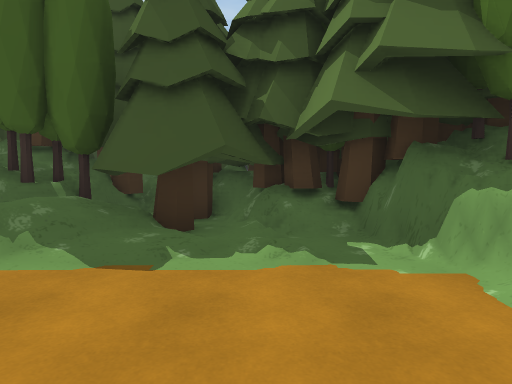
View 1 (above)

24 first-person views from a walk through a Unity game level. The camera is 1.5 m above the floor, tilts 4° down and sees 75° across. The floor is counted in squares, 2 m on a side. Each view is taken from the middle of a square. On the plan, view 1 faces up. The plan holds only what a view shows up to about 11 squares ahead; the rest is blank. The place goes on beyond the plan. Some animated figures are not drawn. Some surface patterns are stand-ins.

View 2
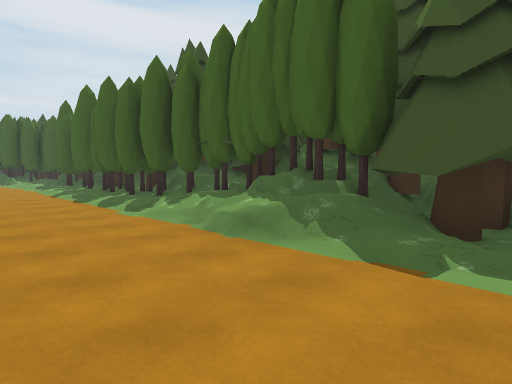

View 3
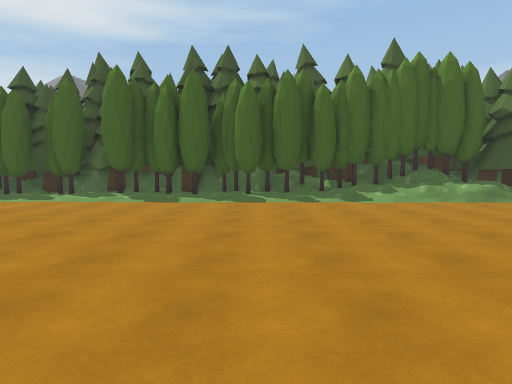

View 4
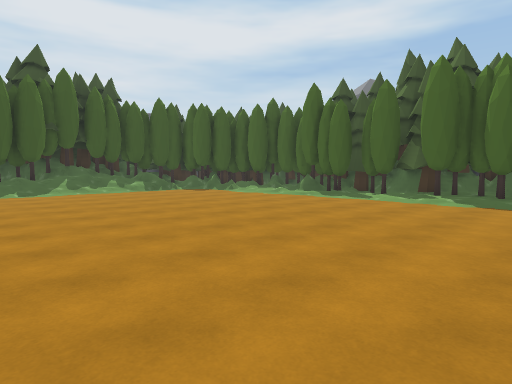

View 5
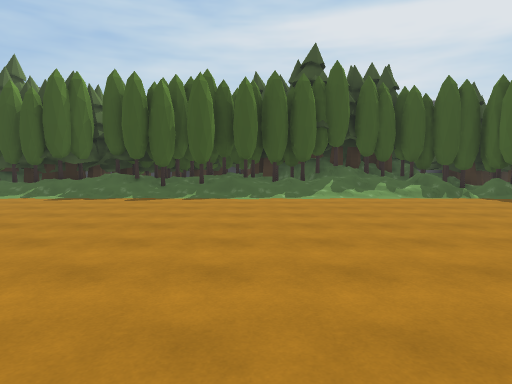

View 6
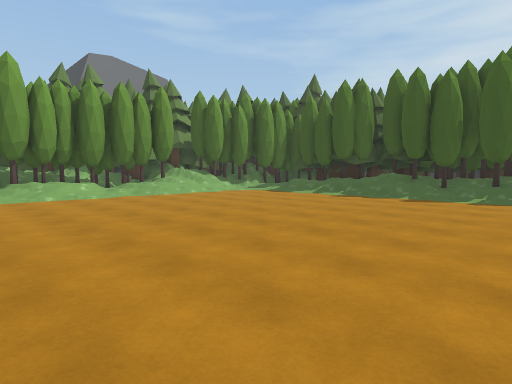

View 7
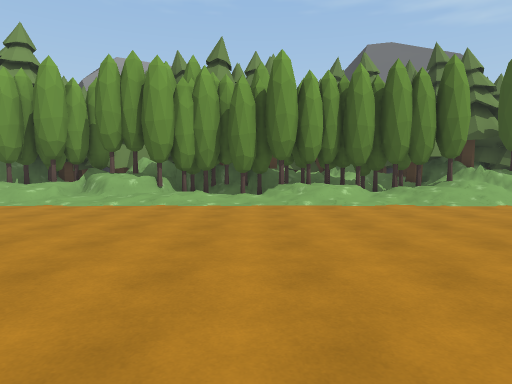

View 8
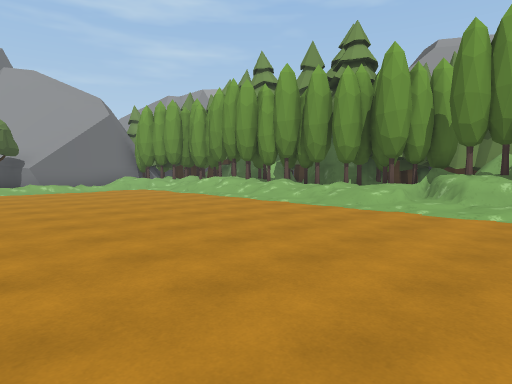

View 9
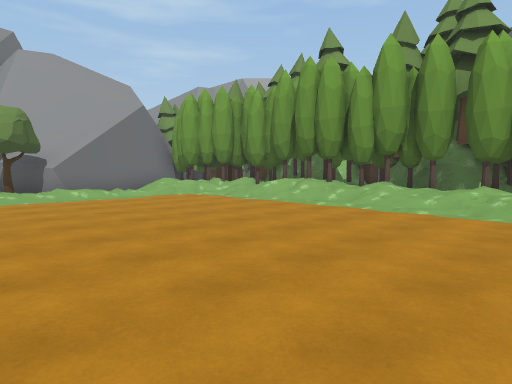

View 10
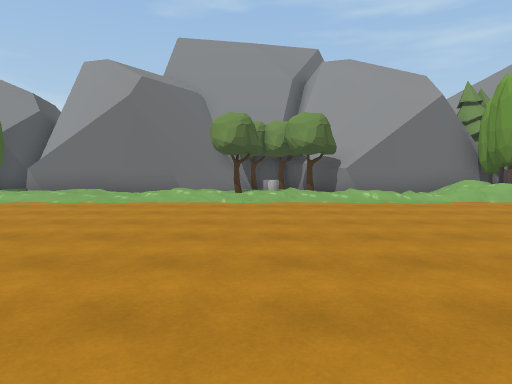

View 11
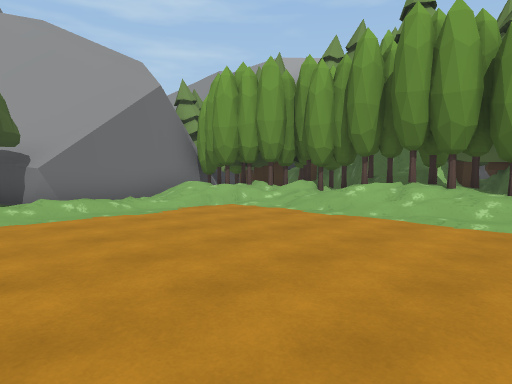

View 12
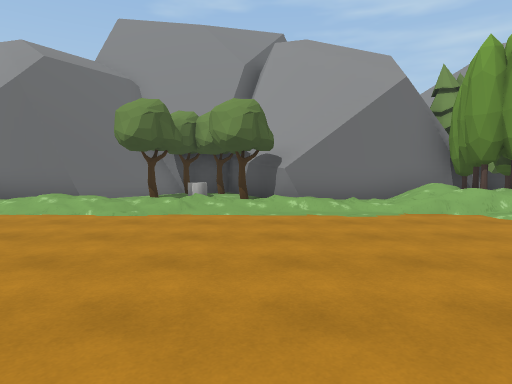

View 13
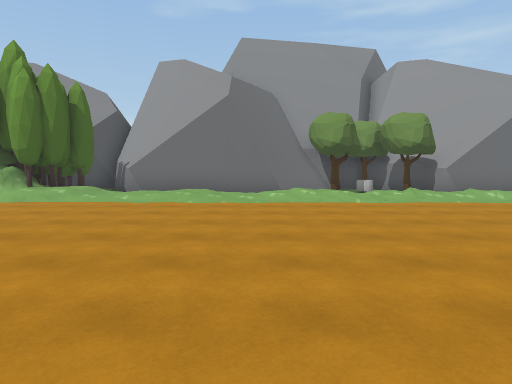

View 14
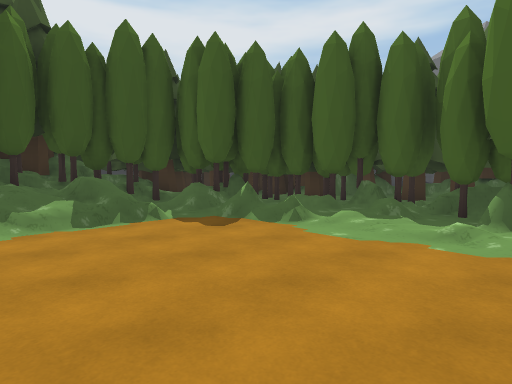

View 15
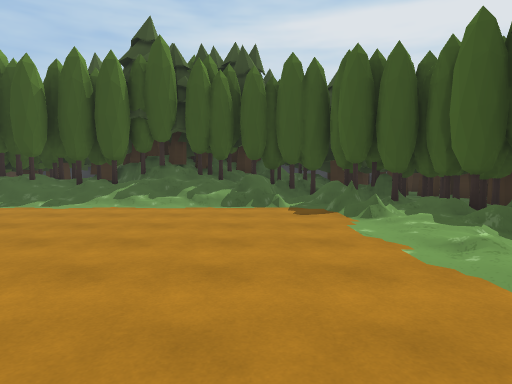

View 16
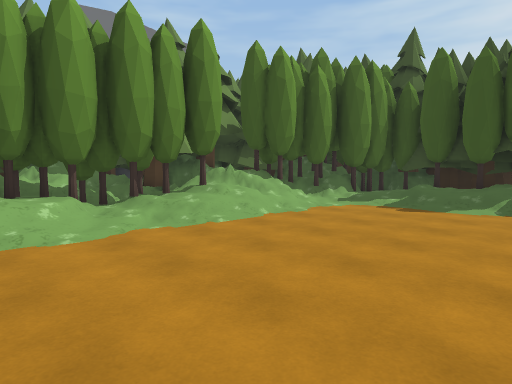

View 17
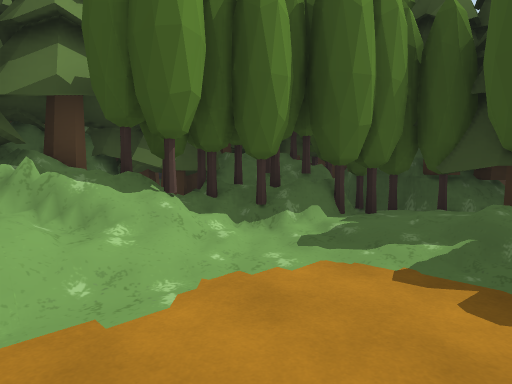

View 18
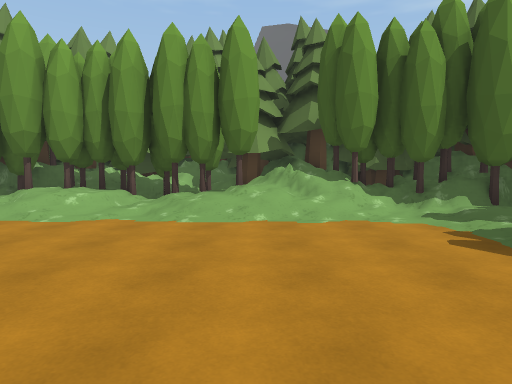

View 19
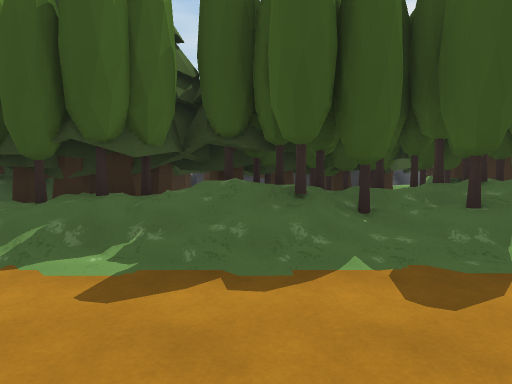

View 20
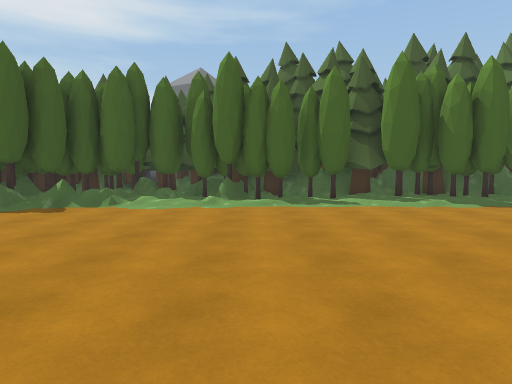

View 21
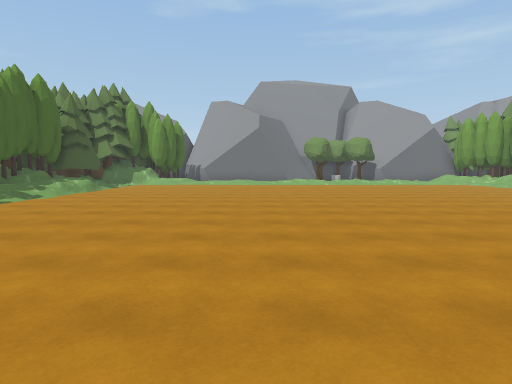

View 22
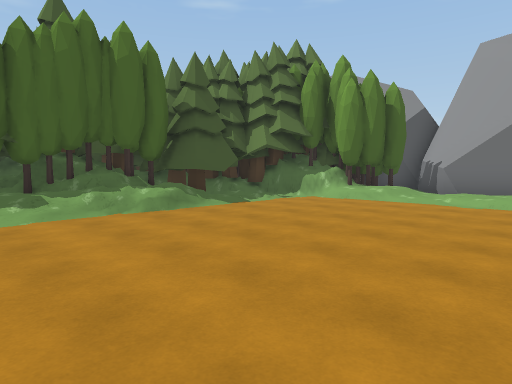

View 23
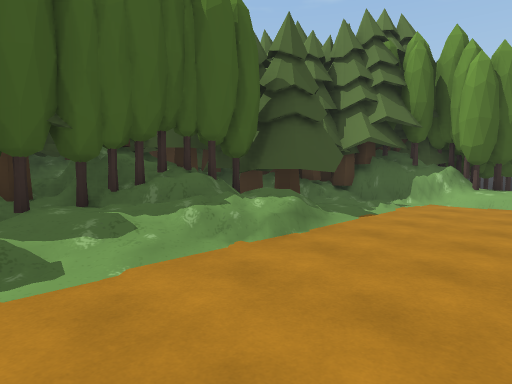

View 24
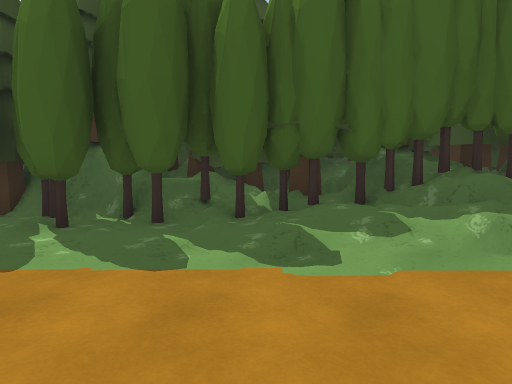

### Floor plan
Key: @ floor where view 1 was taken; # wall or solid block; . main floor; : floor 0.25 m higher than the main floor; + floor 0.5 m higher than the main floor; * floor 0.75 m higher than the main floor; % floor 1 m higher than the main floor; / step, stairs or slope; = window, fence, low wall or low ledge; ^ raised ledge; T tree; O other object.
Columns run from 24 left of view 1 to 7 right of it. Each row starts with its distance up from view 1.
  7    O# TT  ###T  O## #OTTO
  6    OTTTTTT#TT###TTTT#TTTO O
  5   OTTTTTTTTTTTTT#TTT#TTTT O
  4  TTTTTT/TTTTT:T:TTTTTTTTTTTT
  3 #TTTT==/////:/:::://==*:/.TT
  2 O#OT/...................../OOO##
  1 T#T//...................../+TT#
  0  #T//...................@.//###
 -1  TT//...................../:##
 -2 OOT//.....................::/#
 -3 OOTT/.....................///#
 -4 TTTT/.....................// #
 -5 TTTT/.....................///##
 -6 TTT//...................../ T/##
 -7  TOT/...................../  .##
 -8  TT%/...................../  .##
 -9  TT//...................../ T##
-10 OTTT/...................../ ##
-11   TT/.....................//##
-12  TT//.....................///#
-13  OTT//////////////////////T//#
-14  OOTTTTTT////:T^^////TT///TTT#
-15  OOOTTTTTTTTTTTTTTTTTTTTTTOTO#
-16  TOOTT#T#TTOTT##TTOT#TT##OOTO ##
-17   OTTT#T####TT OTTTO##TT TT#
-18       TTO OTO     O   T

Where each view was taken, in squares from view 1:
view 1: 0 up, 0 right, facing up
view 2: 0 up, 0 right, facing up-left
view 3: 5 down, 8 left, facing up
view 4: 5 down, 9 left, facing up-left
view 5: 4 down, 11 left, facing left
view 6: 4 down, 11 left, facing down-left
view 7: 6 down, 12 left, facing down
view 8: 7 down, 10 left, facing down-right
view 9: 7 down, 7 left, facing down-right
view 10: 7 down, 6 left, facing right
view 11: 8 down, 4 left, facing down-right
view 12: 9 down, 4 left, facing right
view 13: 4 down, 6 left, facing right
view 14: 1 down, 15 left, facing up-left
view 15: 1 up, 13 left, facing left
view 16: 9 down, 13 left, facing down-left
view 17: 11 down, 17 left, facing down-left
view 18: 8 down, 17 left, facing down
view 19: 8 down, 17 left, facing left
view 20: 4 down, 15 left, facing up
view 21: 3 down, 14 left, facing right
view 22: 3 down, 6 left, facing up-right
view 23: 0 up, 6 left, facing up-right
view 24: 0 up, 6 left, facing up
